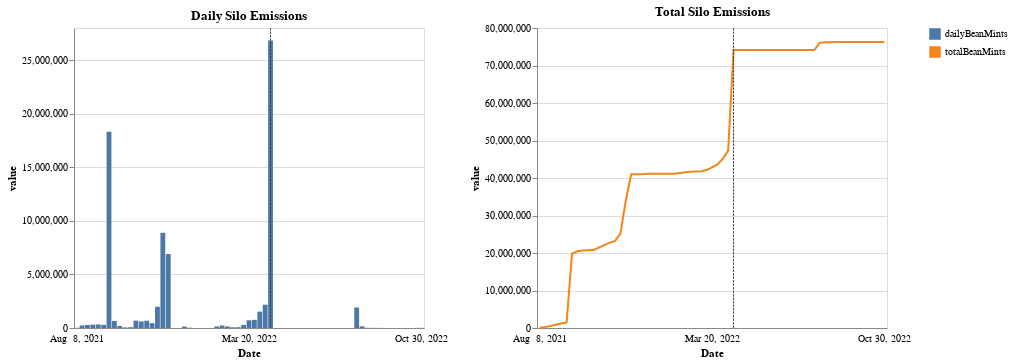

The code cell stored with this chart in its notebook:
### Code cell
from utils_notebook.vega import wide_to_longwide

sdf = wide_to_longwide(df, 'timestamp', ['timestamp'], ['dailyBeanMints', 'totalBeanMints', 'one', 'two'])
chart(
    sdf, 
    'timestamp', 
    ['dailyBeanMints'], 
    lstrategy='stack_bar', 
    title="Daily Silo Emissions", 
    width=350, 
) | chart(
    sdf, 
    'timestamp', 
    ['totalBeanMints'], 
    lstrategy='line', 
    title="Total Silo Emissions", 
    width=350, 
)

# css_lines = css_tooltip_timeseries_multi_colored(value_vars, colors) 
# css = "\n".join(css_lines)

# apply_css("")
# # apply_css(css)

# c

### Figure 1 — Vega-Lite specification as saved in the notebook (floating-point values rounded to 4 significant figures; data arrays with more than 128 entries replaced by an {"elided": "..."} marker saying what was removed)
{"config": {"view": {"continuousWidth": 400, "continuousHeight": 300}}, "hconcat": [{"layer": [{"mark": "bar", "encoding": {"color": {"field": "variable", "legend": {"title": null}, "scale": {"domain": ["dailyBeanMints"]}, "type": "nominal"}, "order": {"field": "stack_order", "sort": "ascending", "type": "quantitative"}, "x": {"axis": {"formatType": "time", "labelAngle": 0, "labelExpr": "timeFormat(toDate(datum.value), '%b %e, %Y')", "labelOverlap": true, "labelPadding": 5, "labelSeparation": 50, "ticks": false, "title": "Date"}, "field": "timestamp", "type": "ordinal"}, "y": {"axis": {}, "field": "value", "type": "quantitative"}}, "title": "Daily Silo Emissions", "transform": [{"calculate": "datum['variable'] === 'dailyBeanMints' ? 0 : 1", "as": "stack_order"}, {"filter": "datum['variable'] == 'dailyBeanMints'"}, {"calculate": "datum['variable'] === 'dailyBeanMints' ? 0 : 1", "as": "sort_col"}], "width": 350}, {"mark": {"type": "rule", "color": "#474440", "opacity": 1, "strokeDash": [2.5, 1]}, "encoding": {"x": {"axis": {"formatType": "time", "labelAngle": 0, "labelExpr": "timeFormat(toDate(datum.value), '%b %e, %Y')", "labelOverlap": true, "labelPadding": 5, "labelSeparation": 50, "ticks": false, "title": "Date"}, "field": "timestamp", "type": "ordinal"}}, "title": "Daily Silo Emissions", "transform": [{"pivot": "variable", "value": "value", "groupby": ["timestamp"]}, {"filter": "\n            year(datum['timestamp']) === 2022 && \n            month(datum['timestamp']) === 3 && \n            date(datum['timestamp']) === 17 \n        "}], "width": 350}, {"mark": {"type": "rule", "color": "black", "opacity": 0}, "encoding": {"tooltip": [{"field": "timestamp", "timeUnit": "yearmonthdate", "title": "date", "type": "ordinal"}, {"field": "dailyBeanMints", "format": ",d", "type": "quantitative"}], "x": {"axis": {"formatType": "time", "labelAngle": 0, "labelExpr": "timeFormat(toDate(datum.value), '%b %e, %Y')", "labelOverlap": true, "labelPadding": 5, "labelSeparation": 50, "ticks": false, "title": "Date"}, "field": "timestamp", "type": "ordinal"}}, "selection": {"selector014": {"type": "single", "fields": ["timestamp"], "nearest": true, "on": "mouseover", "empty": "none", "clear": "mouseout"}}, "title": "Daily Silo Emissions", "transform": [{"pivot": "variable", "value": "value", "groupby": ["timestamp"]}], "width": 350}]}, {"layer": [{"mark": "line", "encoding": {"color": {"field": "variable", "legend": {"title": null}, "scale": {"domain": ["totalBeanMints"]}, "type": "nominal"}, "order": {"field": "stack_order", "sort": "ascending", "type": "quantitative"}, "x": {"axis": {"formatType": "time", "labelAngle": 0, "labelExpr": "timeFormat(toDate(datum.value), '%b %e, %Y')", "labelOverlap": true, "labelPadding": 5, "labelSeparation": 50, "ticks": false, "title": "Date"}, "field": "timestamp", "type": "ordinal"}, "y": {"axis": {}, "field": "value", "type": "quantitative"}}, "title": "Total Silo Emissions", "transform": [{"calculate": "datum['variable'] === 'totalBeanMints' ? 0 : 1", "as": "stack_order"}, {"filter": "datum['variable'] == 'totalBeanMints'"}], "width": 350}, {"mark": {"type": "rule", "color": "#474440", "opacity": 1, "strokeDash": [2.5, 1]}, "encoding": {"x": {"axis": {"formatType": "time", "labelAngle": 0, "labelExpr": "timeFormat(toDate(datum.value), '%b %e, %Y')", "labelOverlap": true, "labelPadding": 5, "labelSeparation": 50, "ticks": false, "title": "Date"}, "field": "timestamp", "type": "ordinal"}}, "title": "Total Silo Emissions", "transform": [{"pivot": "variable", "value": "value", "groupby": ["timestamp"]}, {"filter": "\n            year(datum['timestamp']) === 2022 && \n            month(datum['timestamp']) === 3 && \n            date(datum['timestamp']) === 17 \n        "}], "width": 350}, {"mark": {"type": "rule", "color": "black", "opacity": 0}, "encoding": {"tooltip": [{"field": "timestamp", "timeUnit": "yearmonthdate", "title": "date", "type": "ordinal"}, {"field": "totalBeanMints", "format": ",d", "type": "quantitative"}], "x": {"axis": {"formatType": "time", "labelAngle": 0, "labelExpr": "timeFormat(toDate(datum.value), '%b %e, %Y')", "labelOverlap": true, "labelPadding": 5, "labelSeparation": 50, "ticks": false, "title": "Date"}, "field": "timestamp", "type": "ordinal"}}, "selection": {"selector015": {"type": "single", "fields": ["timestamp"], "nearest": true, "on": "mouseover", "empty": "none", "clear": "mouseout"}}, "title": "Total Silo Emissions", "transform": [{"pivot": "variable", "value": "value", "groupby": ["timestamp"]}], "width": 350}]}], "data": {"name": "data-8bd21a3ea63ad23389c9ee99ea1c03b9"}, "$schema": "https://vega.github.io/schema/vega-lite/v4.17.0.json", "datasets": {"data-8bd21a3ea63ad23389c9ee99ea1c03b9": {"elided": "260 records"}}}
